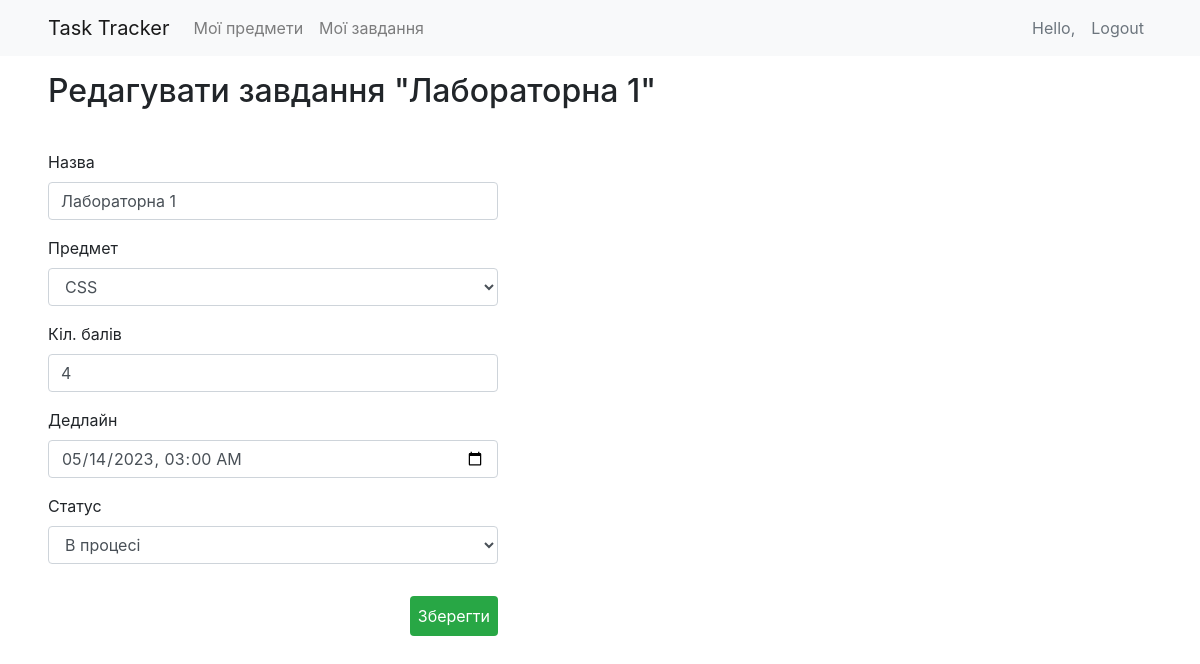
The app's page /tasks/1 (signed in) with its own data.
### tracker_app/models.py (models this page shows, shortened)
class Task(models.Model):
    STATUS_CHOICES = (
        ('done', "Виконане"),
        ('processing', "В процесі"),
        ('scheduled', "Заплановане"),
    )
    user = models.ForeignKey(settings.AUTH_USER_MODEL, on_delete=models.CASCADE, blank=True)
    subject = models.ForeignKey(Subject, on_delete=models.CASCADE, blank=True, verbose_name='subjects')
    name = models.CharField(max_length=256)
    score = models.PositiveIntegerField()
    created_at = models.DateTimeField(editable=False, auto_now=True)
    deadline = models.DateTimeField(blank=True)
    status = models.CharField(choices=STATUS_CHOICES, max_length=10, default='scheduled')

### tracker_app/views.py (the view, shortened to what this page needs)
# urls.py: path('tasks/<int:task_id>', views.edit_task_page, name='edit_task'),
@login_required()
def edit_task_page(request, task_id):
    task = Task.objects.filter(id=task_id, user=request.user).first()
    if not task:
        raise ObjectDoesNotExist()
    form = TaskForm(instance=task)
    return render(request, 'tracker_app/edit_task.html', {'task_name': task.name, 'form': form})

### tracker_app/forms.py
class TaskForm(ModelForm):
    class Meta:
        model = Task
        fields = '__all__'
        exclude = ['id', 'created_at']
        widgets = {
            'name': forms.TextInput(attrs={'placeholder': 'Назва', 'class': 'form-control'}, ),
            'score': forms.NumberInput(attrs={'placeholder': 'Кіл. балів', 'class': 'form-control'}),
            'deadline': forms.DateTimeInput(
                format=('%Y-%m-%d %H:%M'),
                attrs={'class': 'form-control', 'type': 'datetime-local'}),
            'subject': forms.Select(attrs={'class': 'form-control'}),
            'status': forms.Select(attrs={'placeholder': 'Статус', 'class': 'form-control'}),
        }

### tracker_app/models.py (called while the page is built)
    def __str__(self):
        return f"{self.theme}"

### templates/tracker_app/edit_task.html (shortened to what this page needs)
{% extends 'base.html' %}
{% load static %}
{% block content %}
    {% include 'navbar.html' %}
    <div class="mx-5 w-75">
       <h2 class="py-3">Редагувати завдання "{{ task_name }}"</h2>
        <form class="mt-4 w-50" action="" method="post">
            <div class="form-group">
                <label for="name">Назва</label>
                {{form.name}}
            </div>
             <div class="form-group">
                <label for="subject">Предмет</label>
                {{form.subject}}
            </div>
            <div class="form-group">
                <label for="score">Кіл. балів</label>
                {{form.score}}
            </div>
            <div class="form-group">
                <label for="deadline">Дедлайн</label>
                {{form.deadline}}
            </div>
             <div class="form-group">
                <label for="deadline">Статус</label>
                {{form.status}}
            </div>
            <div class="form-group d-flex flex-row-reverse">
                <button type="submit" class="btn btn-success rounded py-2 px-2 h-25 my-3 border-0">Зберегти</button>
            </div>
        </form>
    </div>
{% endblock %}

### records on screen
Task: name "Лабораторна 1", subject "CSS", score "4", deadline "05/14/2023 03:00", status "В процесі"
